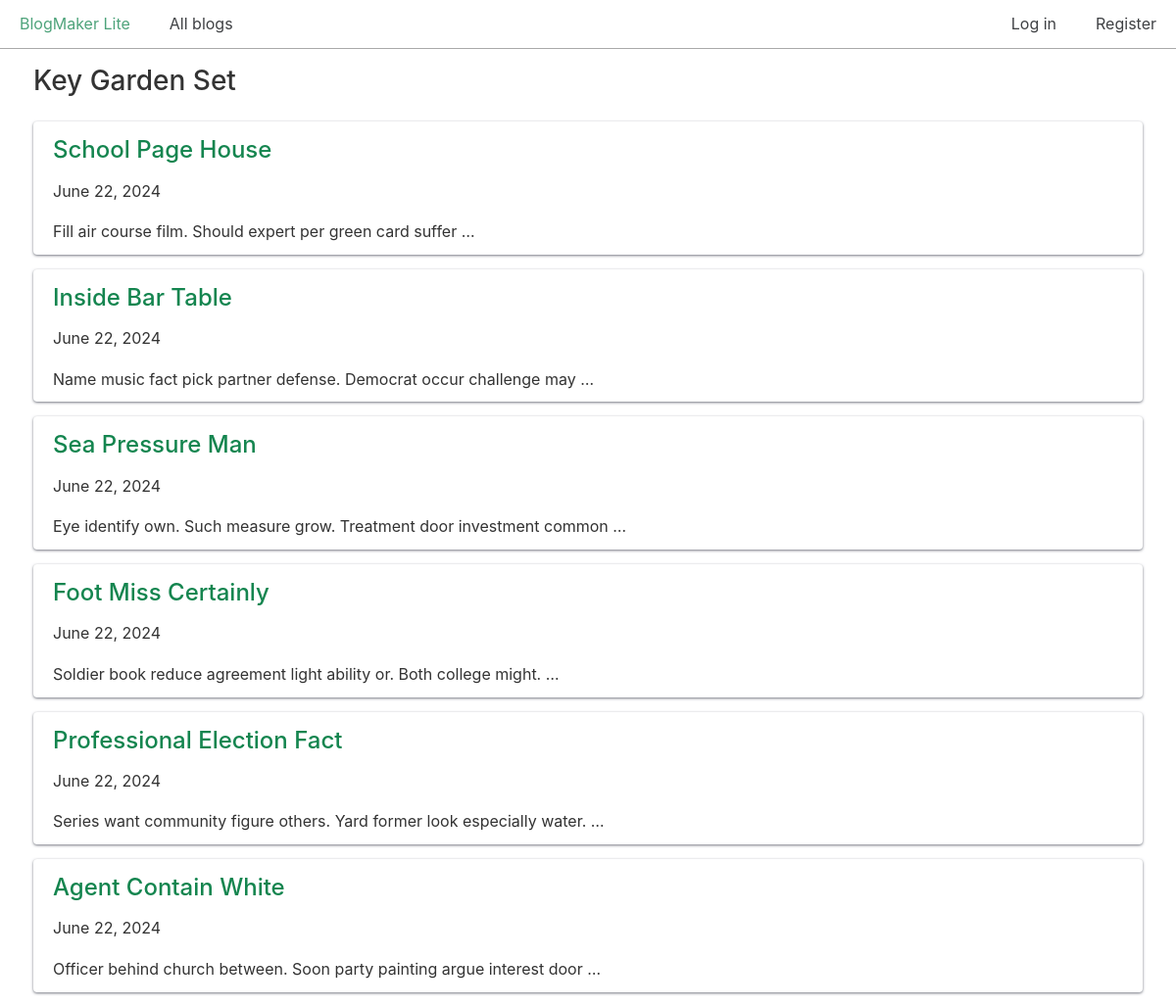
/blogs/2/, run on the app's committed database.
### blogs/models.py (models this page shows, shortened)
class Blog(models.Model):
    title = models.CharField(max_length=200)
    description = models.TextField()
    date_added = models.DateTimeField(auto_now_add=True)

class BlogPost(models.Model):
    title = models.CharField(max_length=500)
    body = models.TextField()
    blog = models.ForeignKey(Blog, on_delete=models.CASCADE)
    date_added = models.DateTimeField(auto_now_add=True)

### blogs/views.py (the view)
# urls.py: path("blogs/<int:blog_id>/", views.blog, name="blog"),
def blog(request, blog_id):
    blog = Blog.objects.get(id=blog_id)
    posts = blog.blogpost_set.all()
    context = {
        "blog": blog,
        "posts": posts,
    }
    return render(request, "blogs/blog.html", context)

### blogs/templates/blogs/blog.html
{% extends "blogs/base.html" %}
{% block content %}
  <h2>{{ blog.title }}</h2>
  {% for post in posts %}
    <div class="card">
      <header>
        <h3><a href="{% url 'blogs:post' post.id %}">
          {{ post.title }}</a></h3>
      </header>
      <p>{{ post.date_added|date:"DATE_FORMAT"}}</p>
      <p>{{ post.body|truncatewords:10 }}</p>
    </div>
  {% empty %}
    <h3>No posts have been written yet.</h3>
  {% endfor %}
{% endblock content %}

### css/chota.css (style rules this page uses)
:root { --bg-color: #fff; --bg-secondary-color: #f3f3f6; --color-primary: #14854f; --color-lightGrey: #d2d6dd; --color-grey: #747681; --color-darkGrey: #3f4144; --color-error: #d43939; --color-success: #28bd14; --grid-maxWidth: 120rem; --grid-gutter: 2rem; --font-size: 1.6rem; --font-color: #333; --font-family-sans: -apple-system, "BlinkMacSystemFont", "Avenir", "Avenir Next", "Segoe UI", "Roboto", "Oxygen", "Ubuntu", "Cantarell", "Fira Sans", "Droid Sans", "Helvetica Neue", sans-serif; --font-family-mono: monaco, "Consolas", "Lucida Console", monospace; }
html { -webkit-box-sizing: border-box; box-sizing: border-box; font-size: 62.5%; line-height: 1.15; -webkit-text-size-adjust: 100%; -moz-text-size-adjust: 100%; -ms-text-size-adjust: 100%; text-size-adjust: 100%; }
*, *::before, *::after { -webkit-box-sizing: inherit; box-sizing: inherit; }
body { background-color: var(--bg-color); line-height: 1.6; font-size: var(--font-size); color: var(--font-color); font-family: "Segoe UI", "Helvetica Neue", sans-serif; font-family: var(--font-family-sans); margin: 0; padding: 0; }
h1, h2, h3, h4, h5, h6 { font-weight: 500; margin: 0.35em 0 0.7em; }
h2 { font-size: 1.75em; }
h3 { font-size: 1.5em; }
a { color: var(--color-primary); text-decoration: none; }
p { margin-top: 0; }
::placeholder { color: #bdbfc4; }
.card { padding: 1rem 2rem; border-radius: 4px; background: var(--bg-color); -webkit-box-shadow: 0 1px 3px var(--color-grey); box-shadow: 0 1px 3px var(--color-grey); }
.card p:last-child { margin: 0; }
.card header > * { margin-top: 0; margin-bottom: 1rem; }

### css/custom.css (style rules this page uses)
.card { margin-bottom: 15px; }

### data on the page
Blog: title "Key Garden Set"
BlogPost: title "School Page House", date_added "June 22, 2024", body "Fill air course film. Should expert per green card suffer …"
BlogPost: title "Inside Bar Table", date_added "June 22, 2024", body "Name music fact pick partner defense. Democrat occur challenge may …"
BlogPost: title "Sea Pressure Man", date_added "June 22, 2024", body "Eye identify own. Such measure grow. Treatment door investment common …"
BlogPost: title "Foot Miss Certainly", date_added "June 22, 2024", body "Soldier book reduce agreement light ability or. Both college might. …"
BlogPost: title "Professional Election Fact", date_added "June 22, 2024", body "Series want community figure others. Yard former look especially water. …"
BlogPost: title "Agent Contain White", date_added "June 22, 2024", body "Officer behind church between. Soon party painting argue interest door …"
